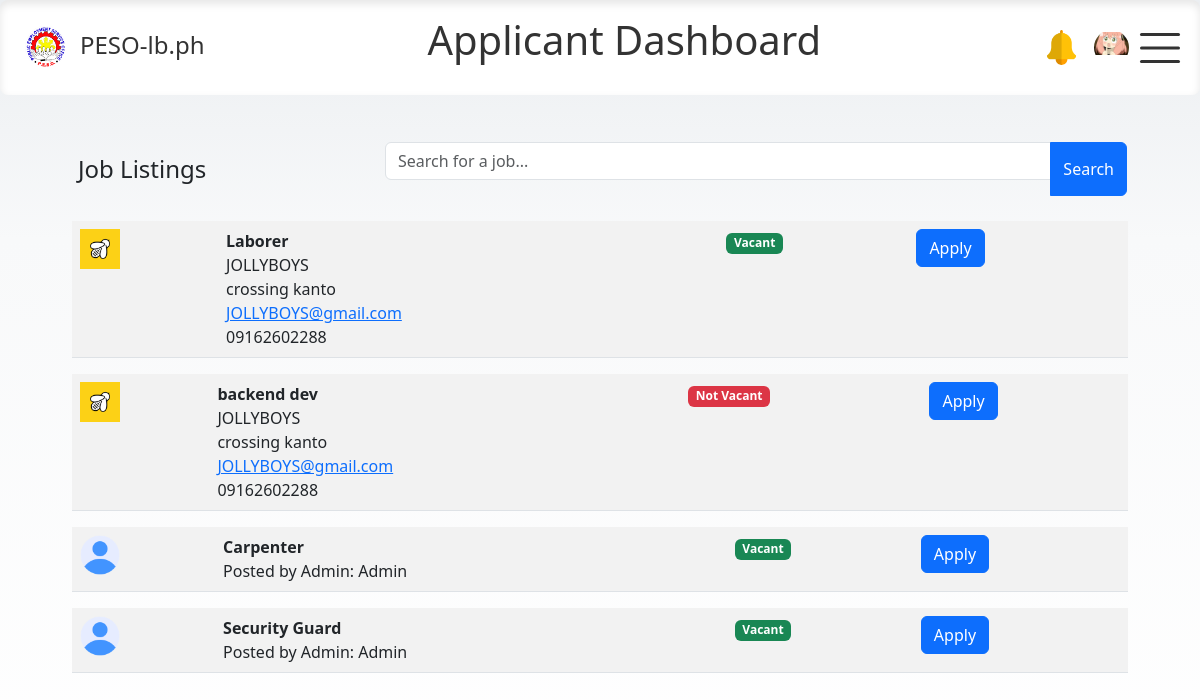
/html/applicant/applicant.php (signed in), run on the app's committed database.
### tables this page shows
CREATE TABLE `applicant_profile` (
  `id` int(11) NOT NULL,
  `user_id` int(11) NOT NULL,
  `email` varchar(255) NOT NULL,
  `first_name` varchar(100) DEFAULT NULL,
  `last_name` varchar(100) DEFAULT NULL,
  `middle_name` varchar(100) DEFAULT NULL,
  `dob` date DEFAULT NULL,
  `age` int(11) DEFAULT NULL,
  `specialization` varchar(255) DEFAULT NULL,
  `sex` enum('male','female') DEFAULT NULL,
  `civil_status` enum('Single','Married','Widowed') DEFAULT NULL,
  `contact_no` int(11) DEFAULT NULL,
  `photo` varchar(255) DEFAULT 'user.png',
  `house_address` varchar(255) DEFAULT NULL,
  `sss_no` varchar(20) DEFAULT NULL,
  `pagibig_no` varchar(20) DEFAULT NULL,
  `philhealth_no` varchar(20) DEFAULT NULL,
  `passport_no` varchar(20) DEFAULT NULL,
  `immigration_status` enum('Documented','Undocumented','Returning','Repatriated') DEFAULT NULL,
  `spouse_name` varchar(100) DEFAULT NULL,
  `spouse_contact` varchar(15) DEFAULT NULL,
  `fathers_name` varchar(100) DEFAULT NULL,
  `fathers_address` varchar(255) DEFAULT NULL,
  `mothers_name` varchar(100) DEFAULT NULL,
  `mothers_address` varchar(255) DEFAULT NULL,
  `emergency_contact_name` varchar(100) DEFAULT NULL,
  `next_of_kin_relationship` varchar(50) DEFAULT NULL,
  `next_of_kin_contact` varchar(15) DEFAULT NULL,
  `education_level` enum('Elementary Undergraduate','Elementary Graduate','High School Undergraduate','High School Graduate','College Undergraduate','College Graduate','Vocational') DEFAULT NULL,
  `occupation` enum('Administrative Work','Medical Work','Factory/Manufacturing','Farmers (Agriculture)','Teaching','Information Technology','Engineering','Restaurant Jobs (F&B)','Seaman (Sea-Based)','Household Service Worker (Domestic Helper)','Construction Work','Entertainment','Tourism Sector','Hospitality Sector','Others') DEFAULT NULL,
  `prefix` enum('Sr.','Jr.','II','III','IV','V','VI','VII') DEFAULT NULL,
  `emergency_contact_num` int(11) DEFAULT NULL,
  `income` int(11) DEFAULT NULL,
  `country` varchar(100) DEFAULT NULL,
  `employment_type` varchar(100) DEFAULT NULL,
  `employment_form` enum('Recruitment Agency','Government Hire','Name Hire','Referral') DEFAULT NULL,
  `employer_name` varchar(100) DEFAULT NULL,
  `contact_number` int(11) DEFAULT NULL,
  `employer_address` varchar(100) DEFAULT NULL,
  `local_agency_name` varchar(100) DEFAULT NULL,
  `local_agency_address` varchar(100) DEFAULT NULL,
  `arrival_date` date DEFAULT NULL,
  `dept_date` date DEFAULT NULL
);

CREATE TABLE `job_postings` (
  `j_id` int(11) NOT NULL,
  `employer_id` int(11) DEFAULT NULL,
  `admin_id` int(11) DEFAULT NULL,
  `job_title` varchar(100) NOT NULL,
  `job_description` text NOT NULL,
  `specialization` varchar(255) NOT NULL,
  `vacant` int(11) NOT NULL,
  `requirment` varchar(255) NOT NULL,
  `work_location` varchar(255) NOT NULL,
  `remarks` varchar(255) NOT NULL,
  `date_posted` date NOT NULL,
  `is_active` tinyint(1) DEFAULT 1
);

CREATE TABLE `employer_profile` (
  `id` int(11) NOT NULL,
  `user_id` int(11) NOT NULL,
  `company_name` varchar(100) DEFAULT NULL,
  `company_address` varchar(255) DEFAULT NULL,
  `tel_num` varchar(255) DEFAULT NULL,
  `president` varchar(255) DEFAULT NULL,
  `HR` varchar(255) DEFAULT NULL,
  `company_mail` varchar(255) DEFAULT NULL,
  `HR_mail` varchar(255) DEFAULT NULL,
  `photo` varchar(255) DEFAULT NULL
);

CREATE TABLE `admin_profile` (
  `id` int(11) NOT NULL,
  `username` varchar(255) NOT NULL,
  `password` varchar(255) NOT NULL,
  `email` varchar(255) NOT NULL,
  `admin_level` int(11) DEFAULT NULL
);

### php/applicant/job_list.php (the view, shortened to what this page needs)
<?php
include '../../php/conn_db.php';
$userId = $_SESSION['id'];
$sqlUser = "SELECT specialization FROM applicant_profile WHERE user_id = ?";
$stmtUser = $conn->prepare($sqlUser);
$stmtUser->bind_param("i", $userId);
$stmtUser->execute();
$resultUser = $stmtUser->get_result();
$user = $resultUser->fetch_assoc();
$searchQuery = isset($_GET['search']) ? '%' . $_GET['search'] . '%' : '%';
$sql = "SELECT jp.*, em.company_name, em.photo, em.company_address, em.company_mail, em.tel_num, ad.username AS admin_username
        FROM job_postings jp
        LEFT JOIN employer_profile em ON jp.employer_id = em.user_id
        LEFT JOIN admin_profile ad ON jp.admin_id = ad.id
        WHERE jp.is_active = 1 AND jp.job_title LIKE ?";
$stmt = $conn->prepare($sql);
if ($user['specialization']) {
    $stmt->bind_param("ss", $searchQuery, $user['specialization']);
} else {
    $stmt->bind_param("s", $searchQuery);
}
$stmt->execute();
$result = $stmt->get_result();
while ($job = $result->fetch_assoc()) {
    echo '
    <table class="table table-striped table-hover">
    <tr>
    <td>';
    if (!empty($job["photo"])) {
        echo '<img src="../../php/employer/uploads/' . $job["photo"] . '" alt="Logo" class="img-fluid" style="max-width: 50px; height: auto;">';
    }else{
        echo '<img src="../../img/user-placeholder.png" alt="Logo" class="img-fluid" style="max-width: 50px; height: auto;">';
    }
    echo '</td>
    <td>
        <strong>' . htmlspecialchars($job["job_title"]) . '</strong><br>';
    if (!empty($job["company_name"])) {
        echo htmlspecialchars($job["company_name"]) . '<br>' . htmlspecialchars($job["company_address"]) . '<br>
        <a href="mailto:' . htmlspecialchars($job["company_mail"]) . '">' . htmlspecialchars($job["company_mail"]) . '</a><br>
        ' . htmlspecialchars($job["tel_num"]) . '<br>';
    } else {
        echo 'Posted by Admin: ' . htmlspecialchars($job["admin_username"]) . '<br>';
    }
    echo '</td>
    <td>
        <span class="badge ' . ($job["vacant"] > 1 ? "bg-success" : "bg-danger") . '">
            ' . ($job['vacant'] > 1 ? 'Vacant' : 'Not Vacant') . '
        </span>
    </td>
    <td>
        <a href="../../html/applicant/apply.php?job=' . urlencode($job["job_title"]) . '" class="btn btn-primary">
            Apply <i class="fa fa-arrow-right"></i>
        </a>
    </td>
  </tr>
  </table>';
}
?>

### html/applicant/applicant.php (shortened to what this page needs)
<?php
include '../../php/conn_db.php';
function checkSession() {
    if (!isset($_SESSION['id'])) {
        header("Location: ../login.html");
        exit();
    } else {
        return $_SESSION['id'];
    }
}
$userId = checkSession();
$sql = "SELECT * FROM applicant_profile WHERE user_id = ?";
$stmt = $conn->prepare($sql);
$stmt->bind_param("i", $userId);
$stmt->execute();
$result = $stmt->get_result();
$row = $result->fetch_assoc();
?>
<!DOCTYPE html>
<html lang="en">
<head>
  <link rel="stylesheet" href="https://cdn.jsdelivr.net/npm/bootstrap@5.3.0/dist/css/bootstrap.min.css">
  <link href="https://cdnjs.cloudflare.com/ajax/libs/bootstrap-icons/1.10.0/font/bootstrap-icons.min.css" rel="stylesheet">
  <link rel="stylesheet" href="../../css/nav_float.css">
  <link rel="stylesheet" href="../../css/applicant.css">
</head>
<body>
    <nav>
    <div class="logo">
        <img src="../../img/logo_peso.png" alt="Logo">
        <a href="#"> PESO-lb.ph</a>
    </div>
    <header>
        <h1 class="h1">Applicant Dashboard</h1>
    </header>
    <div class="profile-icons">
        <div class="notif-icon" data-bs-toggle="popover" data-bs-content="#" data-bs-placement="bottom">
            <img id="#" src="../../img/notif.png" alt="Profile Picture" class="rounded-circle">
        </div>
        <div class="profile-icon" data-bs-toggle="popover" data-bs-placement="bottom">
    <?php if (!empty($row['photo'])): ?>
        <img id="preview" src="../../php/applicant/images/<?php echo $row['photo']; ?>" alt="Profile Image" class="circular--square">
    <?php else: ?>
        <img src="../../img/user-placeholder.png" alt="Profile Picture" class="rounded-circle">
    <?php endif; ?>
    </div>
    </div>
    <div class="burger" id="burgerToggle">
        <span></span>
        <span></span>
        <span></span>
    </div>
</nav>
    <div class="container">
    <table class="list">
      <tr>
        <td colspan="2">
          <div class="label">
              <h2>Job Listings</h2>
          </div>
        </td>
        <td>
        <form method="GET" action="" class="my-4">
          <div class="input-group mb-3 position-relative">
            <input type="text" id="search-input" class="form-control" name="search" placeholder="Search for a job..." value="<?php echo isset($_GET['search']) ? htmlspecialchars($_GET['search']) : ''; ?>">
            <button class="btn btn-primary" type="submit">Search</button>
          </div>
        </form>
        </td>
      </tr>
      <tr>
      <div class="container-list">
        <?php
          include '../../php/applicant/job_list.php';
        ?>
      </div>
      </tr>
    </table>
</body>
</html>

### css/nav_float.css (style rules this page uses)
body { margin: 0; opacity: 1; font-family: system-ui; background: linear-gradient(to bottom, #EBEEF1 0%, #f8f9fa 30%, #ffffff 100%); background-repeat: no-repeat; background-attachment: fixed; min-height: 100vh; }
.h1, .ofw-h1 { width: 100%; text-align: center; color: #333; margin-top:-1vh; }
.profile-icons,.profile-icon-employer, .profile-index { display: flex; align-items: left; margin-right: 3vw; }
.profile-icon, .profile-icon-employer, .profile-index, .notif-icon { width: 35px; height: 35px; border-radius:50%; overflow: hidden; position: relative; margin-right: 15px; }
.notif-icon img,.profile-icon img, .profile-icon-employer img { width: 100%; height: auto; }
td { width: -120vw; height: auto; }
nav { position: sticky; top: 0; background-color: #fff; color: #333; display: flex; justify-content: space-between; align-items: center; padding: 20px 20px; margin: auto; max-width: 100vw; box-shadow: inset 0px 4px 8px rgba(0, 0, 0, 0.1); border-radius: 8px; z-index: 1000; }
.logo { display: flex; align-items: center; margin-bottom: 5px; }
.logo a { color: #333; text-decoration: none; font-size: 24px; font-weight:400; margin-left:10px; }
.logo img { width: 50px; height: 50px; }
.burger { cursor: pointer; margin-left: 5vw; }
.burger { position: absolute; top: 50%; right: 20px; transform: translateY(-50%); width: 40px; height: 30px; background: transparent; cursor: pointer; }
.burger span { display: block; position: absolute; height: 3px; width: 100%; background: #333; border-radius: 5px; opacity: 1; left: 0; transform: rotate(0deg); transition: .25s ease-in-out; }
.burger span:nth-of-type(1) { top: 0px; transform-origin: left center; }
.burger span:nth-of-type(2) { top: 50%; transform: translateY(-50%); transform-origin: left center; }
.burger span:nth-of-type(3) { top: 100%; transform-origin: left center; transform: translateY(-100%); }

### css/applicant.css (style rules this page uses)
.container { width: 90%; text-align: left; margin: auto; overflow: hidden; }
.container-list { width: 80%; margin-left: 17vw; margin-top: -17vh; overflow: hidden; }
img { align-items: center; width: 40px; height: 40px; }
input { font-family:inherit; font-size:16px; width: 15%; margin-bottom: 2vh; border-radius: 10px; border: 1px solid rgba(105, 105, 105, 0.397); background-color: #EBEEF1; outline: 0; padding: 0.75rem 1rem; color: rgba(51, 51, 51, 1); }
.label h2 { width: 50%; font-size: 1.5em; margin: 0; padding: 5px; }
.list { background: transparent; width: 100%; margin-top: 15%; }

### data on the page
applicant_profile: photo (picture)
job_postings: employer_profile.photo (picture), job_title "Laborer", employer_profile.company_name "JOLLYBOYS", employer_profile.company_address "crossing kanto", employer_profile.company_mail "JOLLYBOYS@gmail.com", employer_profile.tel_num "09162602288", vacant "Vacant"
job_postings: employer_profile.photo (picture), job_title "backend dev", employer_profile.company_name "JOLLYBOYS", employer_profile.company_address "crossing kanto", employer_profile.company_mail "JOLLYBOYS@gmail.com", employer_profile.tel_num "09162602288", vacant "Not Vacant"
job_postings: job_title "Carpenter", admin_profile.username "Admin", vacant "Vacant"
job_postings: job_title "Security Guard", admin_profile.username "Admin", vacant "Vacant"
